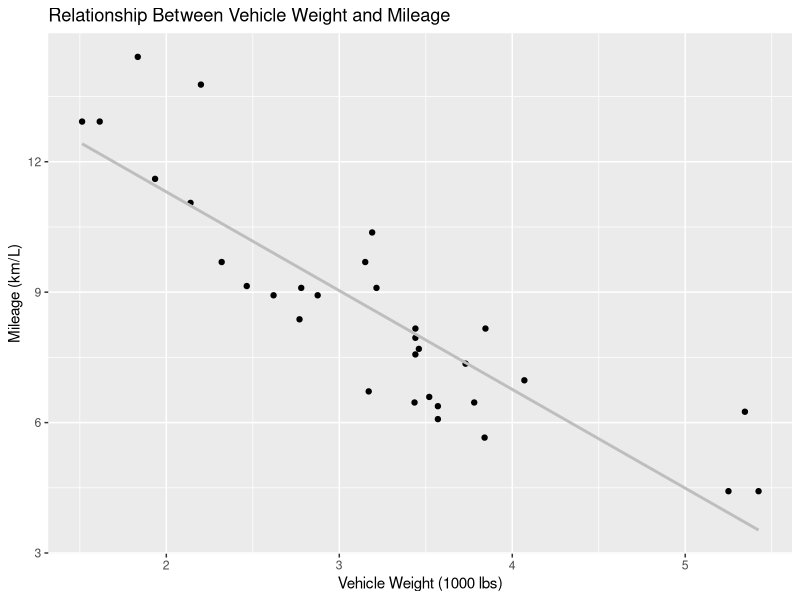

Write the R code that produced this figure.
## ---- chunk 1
#| echo: false
df_mpg_wt <- mtcars[,c("mpg","wt")]   #select two columns
colnames(df_mpg_wt) <- c("miles_per_gallon", "weight") #rename the column
df_km_per_litre <- data.frame(km_per_litre = df_mpg_wt$miles_per_gallon*1.60934/3.78541, weight = df_mpg_wt$weight)  #convert m/g to km/L
library(ggplot2)
ggplot(df_km_per_litre,aes(x = weight , y = km_per_litre))+
  geom_point()+            #generate scatter plot and add trend line
  geom_smooth(method = "lm" , formula = y ~ x , se = FALSE, colour = "grey")+
  labs(x = "Vehicle Weight (1000 lbs)", y = "Mileage (km/L)", title = "Relationship Between Vehicle Weight and Mileage") #label the axes and title
